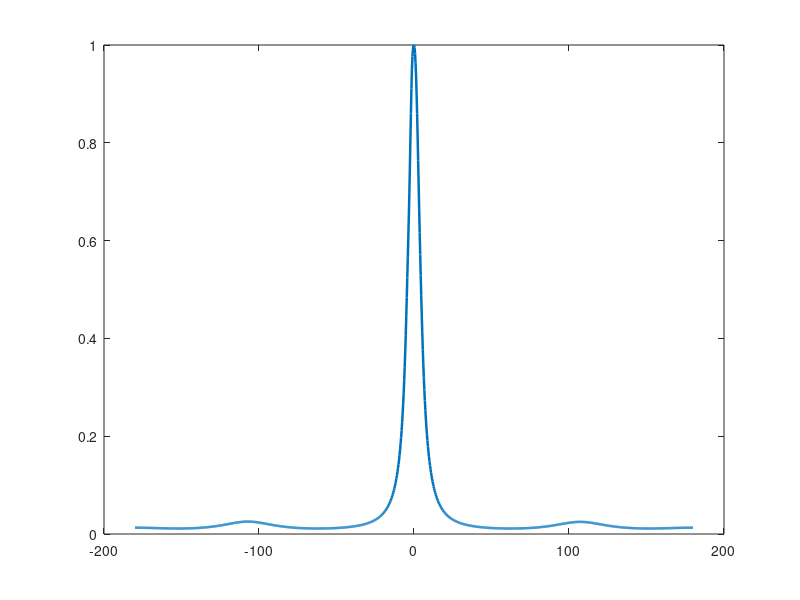

Write MATLAB code to recreate this figure. (Note: this script raises an error after producing the figure.)
%% SIMULATION WITH MONTE CARLO TRIALS
clear; clc; close all;

c  = 3e8; 
f  = 2.409e9; 
lambda = c/f; 
k  = 2*pi/lambda;
a  = 0.044;
N  = 4;
phin = (0:N-1).' * (2*pi/N);

phi0_deg = 0;    % true azimuth (deg), range -180:180
phi0 = deg2rad(phi0_deg);

M = 15;               % snapshots per trial
SNRdB = 5;            % per-sensor SNR
MCtrials = 150;       % Monte Carlo runs

% Grid for pseudospectrum
phis = linspace(-pi, pi, 1081);   % -180..180 deg
PM_accum = zeros(size(phis));

% Store estimated DoA of each trial
DoA_estimates = zeros(1,MCtrials);

%% Steering vector for UCA
steer = @(phi) exp(-1j * k * a * cos(phi - phin));

%% Monte Carlo trials
for mc = 1:MCtrials
    
    % Source symbols
    s = (randn(1,M) + 1j*randn(1,M)) / sqrt(2);  % unit power
    A = steer(phi0);                             % steering vector (4x1)
    
    % Received signal with noise
    X = A*s + db2mag(-SNRdB)*(randn(N,M)+1j*randn(N,M))/sqrt(2);
    
    % Sample covariance matrix
    R = (X*X')/M;
    
    % MUSIC (assume 1 source)
    [U,D] = eig((R+R')/2);              
    [~,idx] = sort(diag(D), 'descend');
    Un = U(:, idx(2:end));              % noise subspace
    
    % MUSIC pseudospectrum
    PM = zeros(size(phis));
    for i=1:numel(phis)
        aphi = steer(phis(i));
        PM(i) = 1 / (norm(Un' * aphi)^2 + 1e-12);
    end
    
    % Estimate DoA from this trial
    [~,iMU] = max(PM); 
    phi_mu = phis(iMU);
    phi_mu_deg = rad2deg(angle(exp(1j*phi_mu))); % wrap [-180,180]
    
    DoA_estimates(mc) = phi_mu_deg;
    
    % Accumulate spectrum for averaging
    PM_accum = PM_accum + PM;
end

%% Average pseudospectrum
PM_avg = PM_accum / MCtrials;
PM_avg = PM_avg / max(PM_avg);

%% Print summary
fprintf('True azimuth     = %6.2f deg\n', phi0_deg);
fprintf('Mean DoA (MUSIC) = %6.2f deg\n', mean(DoA_estimates));
fprintf('Std Dev          = %6.2f deg\n', std(DoA_estimates));

%% Plot averaged MUSIC spectrum
figure;
plot(rad2deg(phis), PM_avg, 'LineWidth', 1.8);
xline(phi0_deg, '--k', 'LineWidth',1.5);
xlabel('Azimuth angle (deg)'); ylabel('Averaged MUSIC spectrum');
legend('MUSIC spectrum (avg)','True azimuth','Location','best');
grid on;
title(sprintf('MUSIC DoA Monte Carlo Avg (%d trials)', MCtrials));

%% Plot histogram of DoA estimates
figure;
histogram(DoA_estimates, -180:5:180, 'Normalization','pdf');
xline(phi0_deg,'--k','LineWidth',1.5);
xlabel('Estimated DoA (deg)'); ylabel('PDF');
grid on;
title(sprintf('Histogram of DoA Estimates (%d trials, SNR=%d dB)', MCtrials,SNRdB));

%% Plot scatter of estimates vs trial index
figure;
stem(1:MCtrials, DoA_estimates, 'filled');
xline([0 MCtrials],[phi0_deg phi0_deg],'--k','LineWidth',1.5);
xlabel('Trial'); ylabel('Estimated DoA (deg)');
grid on;
title('DoA Estimate per Trial');

%% Utility
function y = db2mag(x), y = 10.^(x/20); end

